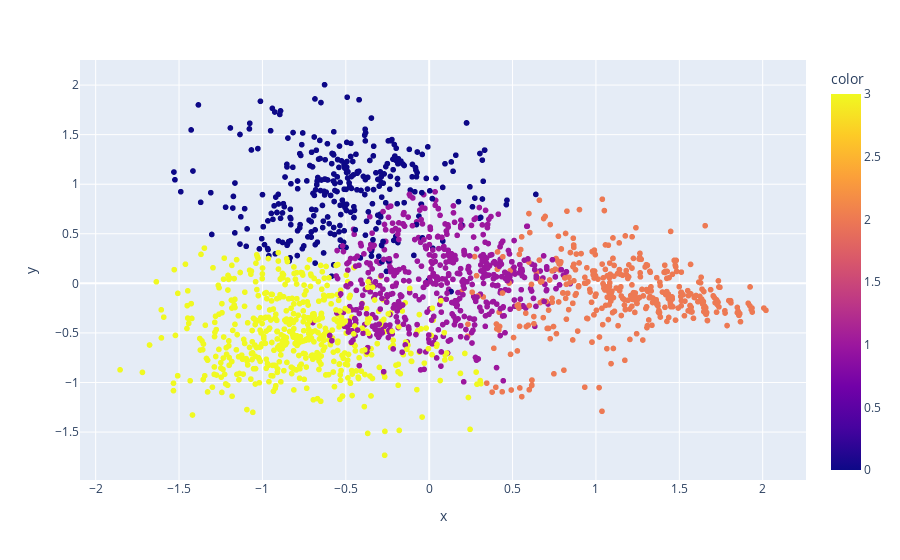

The code cell stored with this chart in its notebook:
### Code cell
import plotly.express as px
fig = px.scatter(axes, x=axes[:,0], y=axes[:,1], color=new_recettes_echant["clusters"])
fig.show()

### Figure 1 — Plotly figure (JSON) as saved in the notebook; plotly's stock layout.template omitted (floating-point values rounded to 4 significant figures; data arrays with more than 128 entries replaced by an {"elided": "..."} marker saying what was removed)
{"data": [{"hoverlabel": {"namelength": 0}, "hovertemplate": "x=%{x}<br>y=%{y}<br>color=%{marker.color}", "legendgroup": "", "marker": {"color": {"elided": "2000 int values"}, "coloraxis": "coloraxis", "symbol": "circle"}, "mode": "markers", "name": "", "showlegend": false, "type": "scattergl", "x": {"elided": "2000 float values"}, "xaxis": "x", "y": {"elided": "2000 float values"}, "yaxis": "y"}], "layout": {"coloraxis": {"colorbar": {"title": {"text": "color"}}, "colorscale": [[0, "#0d0887"], [0.1111, "#46039f"], [0.2222, "#7201a8"], [0.3333, "#9c179e"], [0.4444, "#bd3786"], [0.5556, "#d8576b"], [0.6667, "#ed7953"], [0.7778, "#fb9f3a"], [0.8889, "#fdca26"], [1, "#f0f921"]]}, "legend": {"tracegroupgap": 0}, "margin": {"t": 60}, "xaxis": {"anchor": "y", "domain": [0, 1], "title": {"text": "x"}}, "yaxis": {"anchor": "x", "domain": [0, 1], "title": {"text": "y"}}}}
